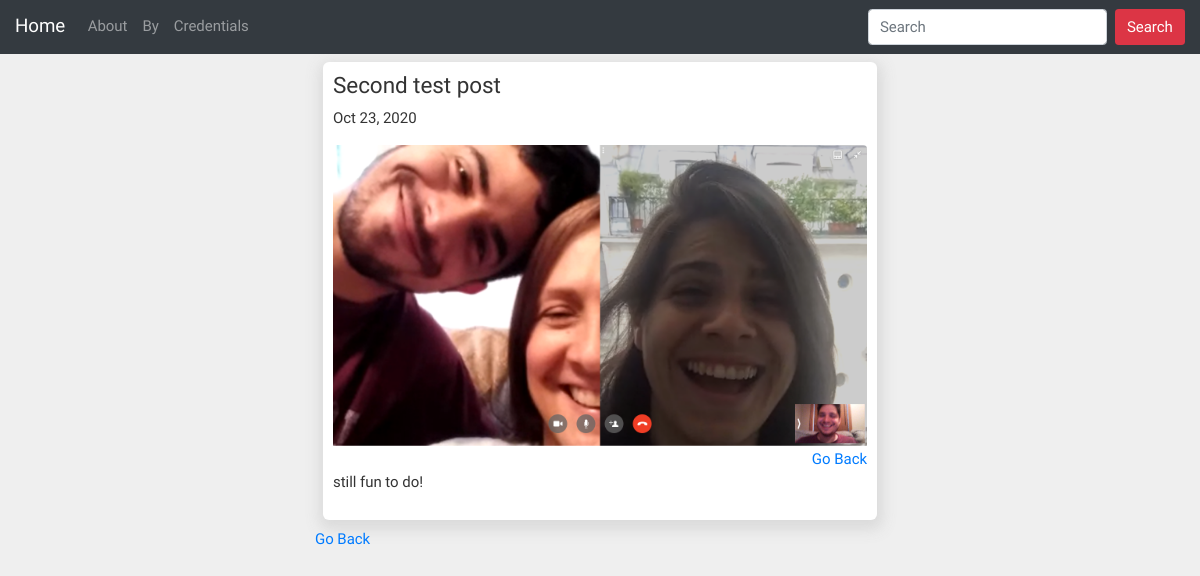
/posts/2, run on an earlier commit of the app's database.
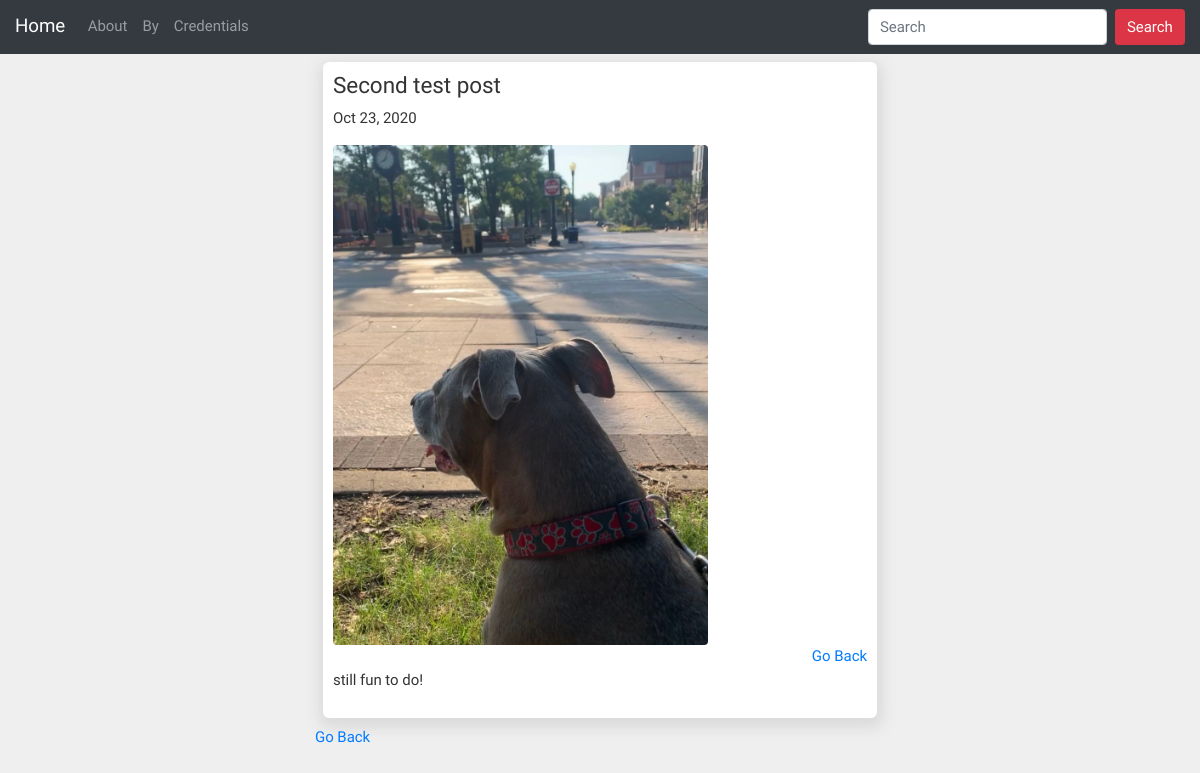
And on a later commit of the database.
### posts/models.py (models this page shows, shortened)
class Post(models.Model):
    title = models.CharField(max_length=250)
    published_date = models.DateTimeField()
    image = models.ImageField(upload_to='media/')
    body = models.TextField()
    def pub_date_clean(self):
        return self.published_date.strftime('%b %e, %Y')

### posts/views.py (the view)
# urls.py: path('posts/<int:post_id>', posts.views.post_details, name='post_details'),
def post_details(request, post_id):
    post = get_object_or_404(Post, pk=post_id)
    context = {'post': post}
    return render(request, 'posts/posts_details.html', context)

### posts/templates/posts/posts_details.html (shortened to what this page needs)
{% extends 'posts/base.html' %}
{% block content %}
<div class="container">
    <div class="content">
        <h4 class="title">{{ post.title }}</h4>
        <p>{{ post.pub_date_clean }}</p>
        <img src="{{ post.image.url }}" alt="..." class="img-responsive center-block" style="max-height:500px;">
        <br>
        <a href="{% url 'home' %}" class="d-flex justify-content-end">Go Back</a>
        <div>
            <p>{{ post.body }}</p>
        </div>
    </div>
    <div>
        <a href="{% url 'home' %}">Go Back</a>
    </div>
</div>
{% endblock %}

What changed in the data, as far as the page shows it:
changed Post "Second test post": image: a different picture
